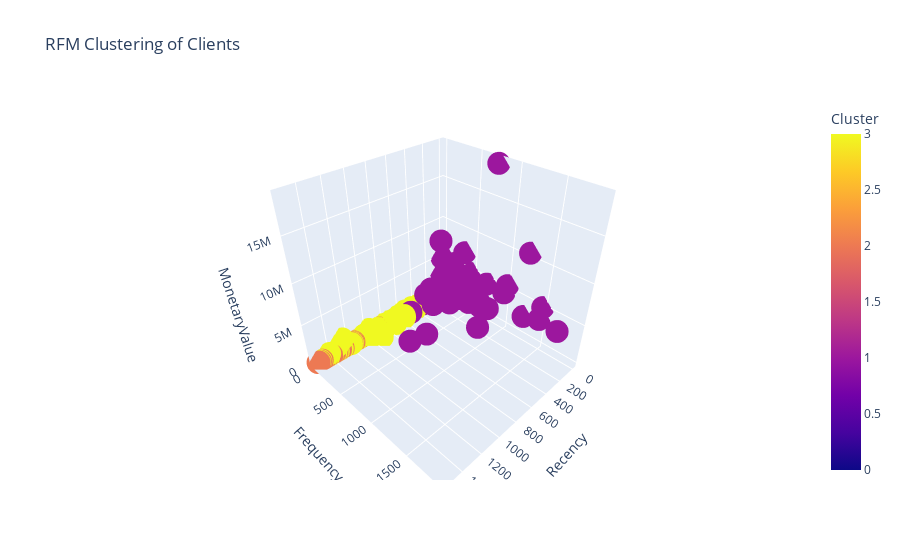

Notebook code for this chart:
### Code cell
import plotly.express as px
from plotly.offline import iplot

fig = px.scatter_3d(df_k3_outlier, x='Recency', y='Frequency', z='MonetaryValue',
                    hover_data=[df_k3_outlier.index],
                    title='RFM Clustering of Clients',
                   color='Cluster')
iplot(fig)

### Figure 1 — Plotly figure (JSON) as saved in the notebook; plotly's stock layout.template omitted (floating-point values rounded to 4 significant figures; data arrays with more than 128 entries replaced by an {"elided": "..."} marker saying what was removed)
{"data": [{"customdata": {"elided": "5733x1 str values"}, "hovertemplate": "Recency=%{x}<br>Frequency=%{y}<br>MonetaryValue=%{z}<br>index=%{customdata[0]}<br>Cluster=%{marker.color}<extra></extra>", "legendgroup": "", "marker": {"color": {"elided": "5733 int values"}, "coloraxis": "coloraxis", "symbol": "circle"}, "mode": "markers", "name": "", "scene": "scene", "showlegend": false, "type": "scatter3d", "x": {"elided": "5733 int values"}, "y": {"elided": "5733 int values"}, "z": {"elided": "5733 float values"}}], "layout": {"coloraxis": {"colorbar": {"title": {"text": "Cluster"}}, "colorscale": [[0, "#0d0887"], [0.1111, "#46039f"], [0.2222, "#7201a8"], [0.3333, "#9c179e"], [0.4444, "#bd3786"], [0.5556, "#d8576b"], [0.6667, "#ed7953"], [0.7778, "#fb9f3a"], [0.8889, "#fdca26"], [1, "#f0f921"]]}, "legend": {"tracegroupgap": 0}, "scene": {"domain": {"x": [0, 1], "y": [0, 1]}, "xaxis": {"title": {"text": "Recency"}}, "yaxis": {"title": {"text": "Frequency"}}, "zaxis": {"title": {"text": "MonetaryValue"}}}, "title": {"text": "RFM Clustering of Clients"}}}
